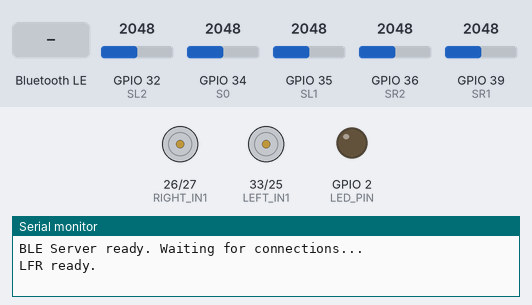
This program was run on a simulated ESP32. Shown: motor-driver pin pairs drawn as motors (green arrow = first pin HIGH = forward, orange = second pin HIGH = backward, longer = more drive, scaled by the enable pin), output pins drawn as LEDs (lit = HIGH), the last lines printed to the serial monitor. The test bench sets the inputs (shaded band); at power-on: GPIO 32 (SL2) = 2048, GPIO 34 (S0) = 2048, GPIO 35 (SL1) = 2048, GPIO 36 (SR2) = 2048, GPIO 39 (SR1) = 2048. Nothing arrives over Bluetooth unless stated; a phone connects over Bluetooth LE 3 s after start.

Above: at 1.2 s.
1.3 s: Bluetooth LE write "1" received
At 2.7 s:
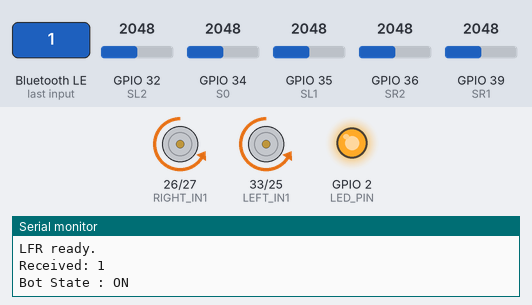
4.3 s: GPIO 32 (SL2) set to 2973
5.8 s: GPIO 32 (SL2) set to 3067
At 6.2 s:
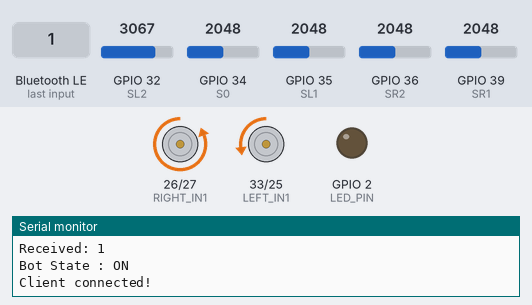
7.3 s: GPIO 34 (S0) set to 2866
At 8.5 s:
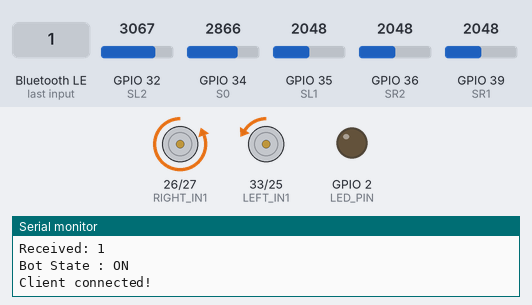
8.8 s: GPIO 35 (SL1) set to 2866
At 9.7 s:
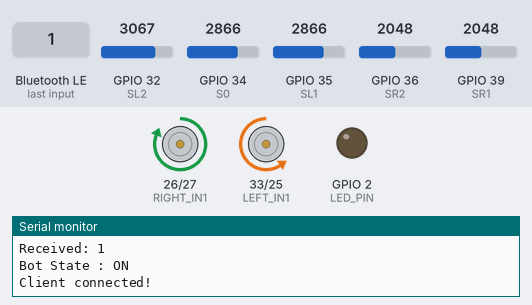
10.3 s: GPIO 36 (SR2) set to 2866
At 10.8 s:
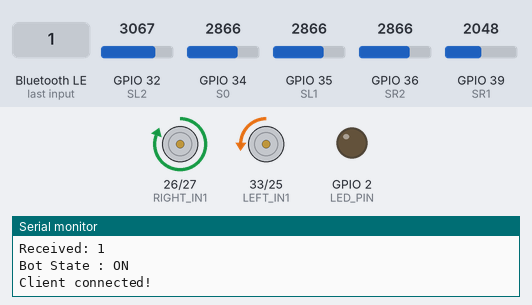
Timing chart, 0 to 12.8 s (numbered marks = the images above; inputs shaded):
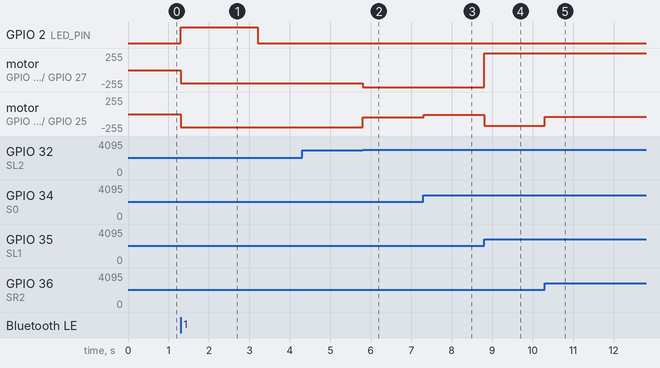

The program:

main.cpp
```cpp
#include <Arduino.h>
#include "../lib/config.h"
#include "../lib/ble/ble.h"
#include "ble_setup.h"

#define LED_PIN LED_BUILTIN
const char SERVICE_UUID[]        = "4fafc202-1fb5-459e-8fcc-c5c9c331914b";
const char CHARACTERISTIC_UUID[] = "cec5483e-36e1-4688-b7f5-ea07361b26a8";

bool on_state = false;

//===========IR sensor pins===================
#define SR2 36
#define SR1 39
#define S0  34
#define SL1 35
#define SL2 32

//===========motor driver pins================
#define LEFT_IN1  33
#define LEFT_IN2  25
#define RIGHT_IN1 26
#define RIGHT_IN2 27
#define LEFT_EN   12
#define RIGHT_EN  13

//===========PID Constants====================
float Kp = 300;
float Ki = 0;
float Kd = 40;

float error      = 0;
float last_error = 0;
float correction = 0;
float integral   = 0;
float derivative = 0;
float last_time  = 0;
float dt         = 0;

//===========Motor speed======================
int base_speed = 200;
int maxSpeed   = 255;

int left_motor  = 0;
int right_motor = 0;

//===========LEDC variables===================
int ledcChan_left  = 0;
int ledcChan_right = 1;
int ledcFreq = 5000;
int ledcRes  = 8;

//===========Analog threshold=================
// BLACK (on line)  = analogRead < threshold
// WHITE (off line) = analogRead > threshold
// Print raw values over serial to calibrate:
// threshold = (white_reading + black_reading) / 2
int threshold = 3000;

bool ledState = false;

bool black_track = true;
//=============================================


void setMotor(int leftSpeed, int rightSpeed) {
  leftSpeed  = constrain(leftSpeed,  -maxSpeed, maxSpeed);
  rightSpeed = constrain(rightSpeed, -maxSpeed, maxSpeed);

  // Left Motor
  if (leftSpeed >= 0) {
    digitalWrite(LEFT_IN1, LOW);
    digitalWrite(LEFT_IN2, HIGH);
    ledcWrite(ledcChan_left, leftSpeed);
  } else {
    digitalWrite(LEFT_IN1, HIGH);
    digitalWrite(LEFT_IN2, LOW);
    ledcWrite(ledcChan_left, -leftSpeed);
  }

  // Right Motor
  if (rightSpeed >= 0) {
    digitalWrite(RIGHT_IN1, LOW);
    digitalWrite(RIGHT_IN2, HIGH);
    ledcWrite(ledcChan_right, rightSpeed);
  } else {
    digitalWrite(RIGHT_IN1, HIGH);
    digitalWrite(RIGHT_IN2, LOW);
    ledcWrite(ledcChan_right, -rightSpeed);
  }
}

//=============================================

// Returns true if sensor is on BLACK line
bool onLine(int pin) {
  return analogRead(pin) < threshold;
}

float get_error() {
  float sum   = 0;
  float total = 0;

  // Each sensor is weighted by how strongly it sees the line.
  // (threshold - raw) gives a higher weight to sensors more centered on line.
  // Positions: SL2=-2, SL1=-1, S0=0, SR1=1, SR2=2

  if (onLine(S0))  { float w = abs(threshold - analogRead(S0));  sum += 0  * w; total += w; }
  if (onLine(SL1)) { float w = abs(threshold - analogRead(SL1)); sum += -1 * w; total += w; }
  if (onLine(SL2)) { float w = abs(threshold - analogRead(SL2)); sum += -2 * w; total += w; }
  if (onLine(SR1)) { float w = abs(threshold - analogRead(SR1)); sum +=  1 * w; total += w; }
  if (onLine(SR2)) { float w = abs(threshold - analogRead(SR2)); sum +=  2 * w; total += w; }

  if (total == 0) return last_error;  // all sensors off line, hold last known error

  return sum / total;
}

//=============================================

void pid_control() {
  dt = (millis() - last_time) / 1000.0;
  if (dt <= 0) dt = 0.001;
  last_time = millis();

  integral += error * dt;
  integral = constrain(integral, -50, 50);

  derivative = (error - last_error) / dt;
  last_error = error;

  correction = (Kp * error) + (Ki * integral) + (Kd * derivative);

  left_motor  = constrain(base_speed + correction, -maxSpeed, maxSpeed);
  right_motor = constrain(base_speed - correction, -maxSpeed, maxSpeed);
}

bool allBlack() {
  return onLine(S0) && onLine(SL1) && onLine(SL2)
      && onLine(SR1) && onLine(SR2);
}


//=============================================

void setup() {
  Serial.begin(115200);
  pinMode(LED_PIN, OUTPUT);

  pinMode(S0,  INPUT);
  pinMode(SL1, INPUT);
  pinMode(SL2, INPUT);
  pinMode(SR1, INPUT);
  pinMode(SR2, INPUT);

  pinMode(LEFT_IN1,  OUTPUT);
  pinMode(LEFT_IN2,  OUTPUT);
  pinMode(RIGHT_IN1, OUTPUT);
  pinMode(RIGHT_IN2, OUTPUT);
  pinMode(LEFT_EN,   OUTPUT);
  pinMode(RIGHT_EN,  OUTPUT);

  digitalWrite(LEFT_EN,  LOW);
  digitalWrite(RIGHT_EN, LOW);

  last_time = millis();

  ledcSetup(ledcChan_left,  ledcFreq, ledcRes);
  ledcSetup(ledcChan_right, ledcFreq, ledcRes);
  ledcAttachPin(LEFT_EN,  ledcChan_left);
  ledcAttachPin(RIGHT_EN, ledcChan_right);

  ble_setup(SERVICE_UUID,
    CHARACTERISTIC_UUID,
    &on_state,
    LEFT_EN, RIGHT_EN,
    LEFT_IN1, LEFT_IN2,
    RIGHT_IN1, RIGHT_IN2,
    &base_speed,
    &Kp, &Ki, &Kd,
    ledcChan_left, ledcChan_right);

  Serial.println("LFR ready.");
}

//=============================================

void loop() {
  if (on_state) {

    if (allBlack()) {
      // Intersection detected — ignore PID, drive straight through
      error      = 0;
      derivative = 0;
      integral   = 0;
      setMotor(base_speed, base_speed);
    }
    else {
      error = get_error();
      pid_control();
      setMotor(left_motor, right_motor);
    }

  }
  else {
    setMotor(0, 0);
  }
}
```

ble_setup.cpp
```cpp
#include <Arduino.h>
#include <../lib/config.h>
#include "../lib/ble/ble.h"

#include "ble_setup.h"

void led_blink_signal(){
  digitalWrite(LED_BUILTIN, !digitalRead(LED_BUILTIN));
  delay(200);
  digitalWrite(LED_BUILTIN, !digitalRead(LED_BUILTIN));
}

void ble_setup(const char* SERVICE_UUID,
    const char* CHARACTERISTIC_UUID,
    bool *on_state,
    int LEFT_EN, int RIGHT_EN,
    int LEFT_IN1, int LEFT_IN2,
    int RIGHT_IN1, int RIGHT_IN2,
    int* base_speed,
    float* Kp, float* Ki, float* Kd,
    int ledcChan_left, int ledcChan_right) {

BLEManager& ble = BLEManager::getInstance();
  ble.init("LFR_ESP_TEST");

//BLE wrapper
BLECharWrapper* dataChar = nullptr;
BLECharWrapper* rfidChar = nullptr;
uint32_t value = 0;


    // Set connection callbacks
    ble.onConnect([]() {
        Serial.println("Client connected!");
        digitalWrite(LED_BUILTIN, HIGH);
        delay(200);
        digitalWrite(LED_BUILTIN, LOW);
    });

    ble.onDisconnect([on_state, LEFT_EN, RIGHT_EN]() {
        Serial.println("Client disconnected, restarting advertising...");
        digitalWrite(LEFT_EN, LOW);
        digitalWrite(RIGHT_EN, LOW);
        *on_state = false;

        digitalWrite(LED_BUILTIN, LOW);
        BLEManager::getInstance().startAdvertising();
    });

    // Create service
    BLEServiceWrapper* service = ble.createService(SERVICE_UUID);

    // Create characteristic with builder pattern
    dataChar = service->addCharacteristic(CHARACTERISTIC_UUID)
        .withRead()
        .withWrite()
        .withNotify()
        .onWrite([base_speed, Kp, Ki, Kd,LEFT_IN1, LEFT_IN2, RIGHT_IN1, RIGHT_IN2, on_state, ledcChan_left, ledcChan_right]
            (uint8_t* data, size_t len) {
            if (len == 0 || len > 31) return;

            char buf[32];
            memcpy(buf, data, len);
            buf[len] = '\0';
            Serial.print("Received: ");
            Serial.println(buf);

            int new_base_speed = 0;
            if (sscanf(buf, "s%d", &new_base_speed) == 1){
              *base_speed = new_base_speed;
              led_blink_signal();

              Serial.printf("Base speed = %d\n", *base_speed);
            }

            float new_kp, new_ki, new_kd;
            if (sscanf(buf, "p%f", &new_kp) == 1){
              *Kp = new_kp;
              led_blink_signal();

              Serial.printf("P = %.2f\n", *Kp);
            }
            if (sscanf(buf, "i%f", &new_ki) == 1){
              *Ki = new_ki;
              led_blink_signal();

              Serial.printf("I = %.2f\n", *Ki);
            }
            if (sscanf(buf, "d%f", &new_kd) == 1){
              *Kd = new_kd;
              led_blink_signal();

              Serial.printf("D = %.2f\n", *Kd);
            }

            if(strcmp(buf, "1")==0){
              *on_state = !(*on_state);
              digitalWrite(LED_BUILTIN, *on_state);

              Serial.printf("Bot State : %s\n", (*on_state)? "ON":"OFF");

            //   if(*on_state){
            //   ledcWrite(ledcChan_left, *base_speed);
            //   ledcWrite(ledcChan_right, *base_speed);

            //   digitalWrite(LEFT_IN1, LOW);
            //   digitalWrite(LEFT_IN2, HIGH);

            //   digitalWrite(RIGHT_IN1, LOW);
            //   digitalWrite(RIGHT_IN2, HIGH);

            //   }
            //   else{
            //   ledcWrite(ledcChan_left, 0);
            //   ledcWrite(ledcChan_right, 0);
            //   }

            }

        })
        .build();

            service->start();
    ble.startAdvertising();

    Serial.println("BLE Server ready. Waiting for connections...");
}
```

ble_setup.h
```cpp
#pragma once

void ble_setup(const char*,
    const char*,
    bool*,
    int, int,
    int, int,
    int, int,
    int*,
    float*, float*, float* ,
    int, int);
```

Measured:
- the behaviour switches between 2999 and 3000 on GPIO 32 (SL2) (found by bisection; images 1 and 2)
- after the input at 1.3 s, motor on GPIO 26 (RIGHT_IN1) / GPIO 27 (RIGHT_IN2), motor on GPIO 33 (LEFT_IN1) / GPIO 25 (LEFT_IN2): stopped → backward 199/255 at once
- after the input at 4.3 s, every drawn part: stays the same
- after the input at 5.8 s, motor on GPIO 26 (RIGHT_IN1) / GPIO 27 (RIGHT_IN2): backward 199/255 → backward 255/255 at once; motor on GPIO 33 (LEFT_IN1) / GPIO 25 (LEFT_IN2): backward 199/255 → backward 50/255 at once
- after the input at 7.3 s, motor on GPIO 33 (LEFT_IN1) / GPIO 25 (LEFT_IN2): backward 50/255 → backward 8/255 at once
- after the input at 8.8 s, motor on GPIO 26 (RIGHT_IN1) / GPIO 27 (RIGHT_IN2): backward 255/255 → forward 255/255 at once; motor on GPIO 33 (LEFT_IN1) / GPIO 25 (LEFT_IN2): backward 8/255 → backward 174/255 at once
- after the input at 10.3 s, motor on GPIO 33 (LEFT_IN1) / GPIO 25 (LEFT_IN2): backward 174/255 → backward 40/255 at once
